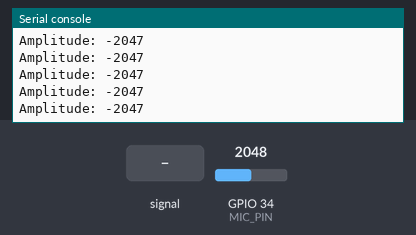
Simulated run of this program. Board: ESP32 board running MicroPython. Shown: the last lines printed to the serial console. The test bench sets the inputs (shaded band); at power-on: GPIO 34 (MIC_PIN) = 2048 (analog values on the 0–4095 scale).

Above: at 1.2 s.
1.3 s: GPIO 34 (MIC_PIN) fed a 200 Hz sine of ±327 counts around its level
At 1.53 s:
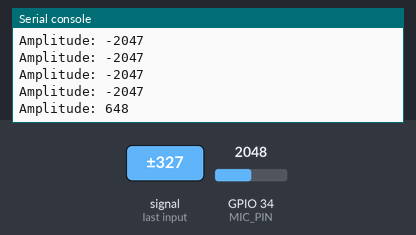
2.8 s: GPIO 34 (MIC_PIN) set to 2866
At 2.89 s:
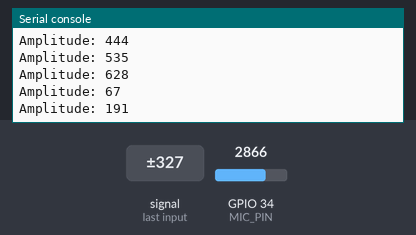
4.3 s: GPIO 34 (MIC_PIN) fed a 1000 Hz sine of ±1023 counts around its level
At 4.54 s:
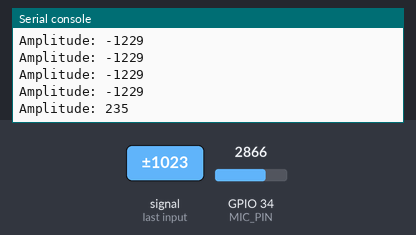
5.8 s: GPIO 34 (MIC_PIN) set to 3603
At 5.9 s:
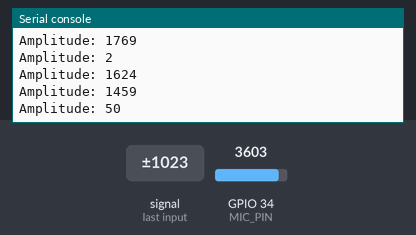
Timing chart, 0 to 8.3 s (numbered marks = the images above; inputs shaded):
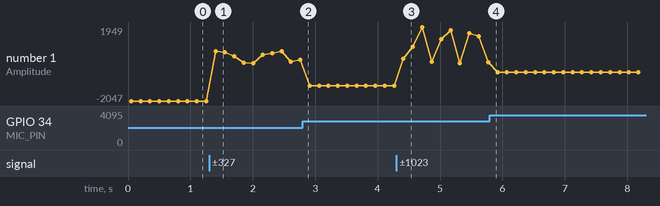

Measured:
- after the input at 1.3 s, the serial console: prints a new line after 0.10 s (image 1)
- after the input at 4.3 s, the serial console: prints a new line after 0.11 s (image 3)
- plotted number 1: -2047 → 191 after the input at 1.3 s, 191 → -1229 after the input at 2.8 s, -1229 → 50 after the input at 4.3 s, 50 → -492 after the input at 5.8 s

The program:

main_v2.py
```python
from machine import Pin, ADC
import time

MIC_PIN = 34
WINDOW_MS = 50

def main():
    adc = ADC(Pin(MIC_PIN))
    adc.atten(ADC.ATTN_11DB)
    adc.width(ADC.WIDTH_12BIT)

    print("Sound level monitor started...")

    while True:
        start = time.ticks_ms()
        min_val = 4095
        max_val = 0

        while time.ticks_diff(time.ticks_ms(), start) < WINDOW_MS:
            val = adc.read()
            if val < max_val:
                min_val = val
            if val > max_val:
                max_val = val

        amplitude = max_val - min_val
        print("Amplitude:", amplitude)
        time.sleep(0.1)

if __name__ == "__main__":
    try:
        main()
    except KeyboardInterrupt:
        print("Sound level monitor stopped by user")
```
